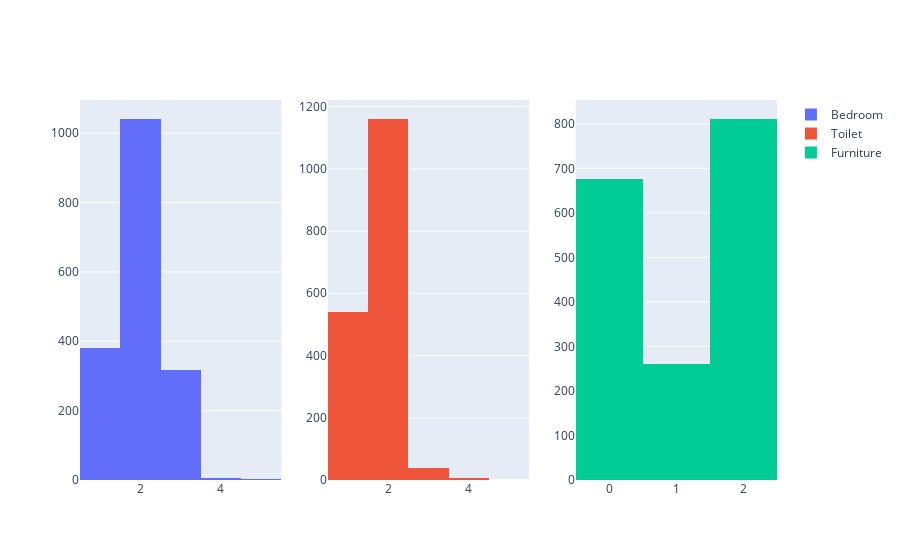

The notebook cell this image was saved under:
### Code cell
fig = make_subplots(rows = 1, cols = 3)

trace0 = go.Histogram(
  x = df_modified['Bedroom'],
  name = 'Bedroom',
)

trace1 = go.Histogram(
  x = df_modified['Toilet'],
  name = 'Toilet',
)

trace2 = go.Histogram(
  x = df_modified['Furniture'],
  name = 'Furniture',
)
fig.append_trace(trace0, 1, 1)
fig.append_trace(trace1, 1, 2)
fig.append_trace(trace2, 1, 3)

fig.show()

### Figure 1 — Plotly figure (JSON) as saved in the notebook; plotly's stock layout.template omitted (floating-point values rounded to 4 significant figures; data arrays with more than 128 entries replaced by an {"elided": "..."} marker saying what was removed)
{"data": [{"name": "Bedroom", "type": "histogram", "x": {"elided": "1747 int values"}, "xaxis": "x", "yaxis": "y"}, {"name": "Toilet", "type": "histogram", "x": {"elided": "1747 int values"}, "xaxis": "x2", "yaxis": "y2"}, {"name": "Furniture", "type": "histogram", "x": {"elided": "1747 int values"}, "xaxis": "x3", "yaxis": "y3"}], "layout": {"xaxis": {"anchor": "y", "domain": [0, 0.2889]}, "xaxis2": {"anchor": "y2", "domain": [0.3556, 0.6444]}, "xaxis3": {"anchor": "y3", "domain": [0.7111, 1]}, "yaxis": {"anchor": "x", "domain": [0, 1]}, "yaxis2": {"anchor": "x2", "domain": [0, 1]}, "yaxis3": {"anchor": "x3", "domain": [0, 1]}}}
